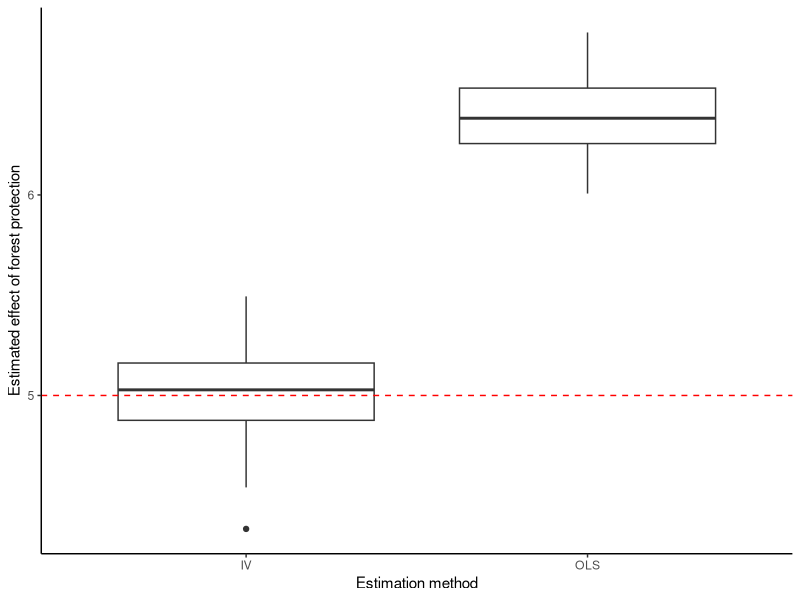
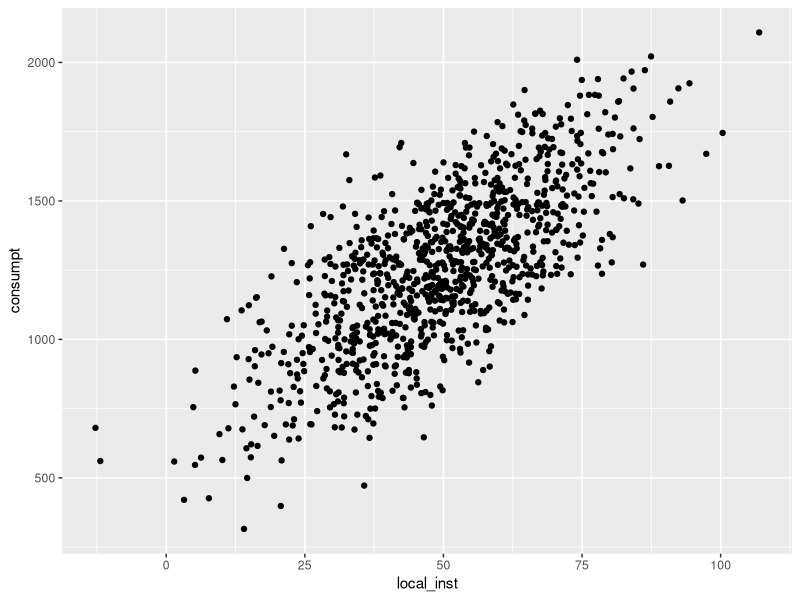

Write R code to recreate these figures, in order.
## ---- chunk 1
knitr::opts_chunk$set(echo = TRUE)

### Install package if you need to
# install.packages("AER",
#                  repos = "http://cran.us.r-project.org")

### Load required libraries
library(AER)
library(tidyverse)
## ---- chunk 2
### Write function to simulate a dataset
simulate_data <- function(){
  
  ## Create data variables within data.frame
  
  ## Make a column for observation ID
  df <- data.frame(id = seq(1, 1000), # ID is just a sequence from 1 to 1000
                   
                   ## Columns for covariates
                   slope = runif(1000, min = 50, max = 100), # Here we are generating random numbers for slow between 50 and 100 
                   elevation = runif(1000, min = 150, max = 185),
                   dist_cities = runif(1000, min = 0, max = 250),
                   
                   ## Unobserved variable
                   local_inst = rnorm(1000, mean = 49, sd = 17),
                   
                   ## A column for the error term
                   error = rnorm(1000, mean = 0, sd = 5),
                   
                   ### The instrumental variable
                   dist_tributary = rnorm(1000, mean = 400, sd = 140))
  
  
  ### Add columns for treatment (level of forest protection) and response (monthly household consumption)
  df <- df %>%
  ### Add column for the treatment variable, related to the IV
    mutate(forest_protect = 0.2*dist_tributary + 0.4*local_inst +
             rnorm(100, 0, 1)) %>%
  
  ### Add column for the outcome variable
    mutate(consumpt = 5*forest_protect + 
             0.07*slope + 0.05*elevation + 2*dist_cities + 
             10*local_inst + error)
  return(df)  
}
## ---- chunk 3
### Write a function to generate data and analyze using OLS 
ols_fun = function(){
  
  ## Simulate the dataset
  data <- simulate_data()
  
  ## Run OLS
  ols <- lm(consumpt ~ forest_protect + slope + elevation + 
              dist_cities, data = data)
  
  ## Extract model coefficients and standard error
  protect_coeff <- coef(summary(ols))["forest_protect", "Estimate"]
  protect_se <- coef(summary(ols))["forest_protect", "Std. Error"]
  list <- list(protect_coeff, protect_se)
}

### Apply the function on 1000 replicates
ols_sim <- replicate(100, ols_fun())

### Extract the model estimates
ols_protect_est <- unlist(ols_sim[1, ])

### Print mean, standard deviation, minimum, and maximum values for coefficient estimates
c(mean(ols_protect_est), sd(ols_protect_est), 
  min(ols_protect_est), max(ols_protect_est))

### Extract the standard deviations
ols_protect_sd <- unlist(ols_sim[2, ])

### Print mean, standard deviation, minimum, and maximum
### standard deviation of coefficient estimates
c(mean(ols_protect_sd), sd(ols_protect_sd), 
  min(ols_protect_sd), max(ols_protect_sd))
## ---- chunk 4
### Write a function to generate data and analyze using IV 
iv_tsls_fun = function(){
  
  ## Simulate the dataset
  data <- simulate_data()
  
  ## Step 1
  ## Regress the percent of protected forest on the other explanatory variables 
  ## and our instrumental variable
  tsls_step1 <- lm(forest_protect ~ slope + elevation + 
                       dist_cities + dist_tributary, data = data)
  
  ## Extract fitted values of the percent of protected forest
  pred_value <- fitted.values(tsls_step1)
  
  ## Step 2
  ## Regress our outcome of interest on the predicted value of the treatment + 
  ## the other explanatory variables
  tsls_step2 <- lm(consumpt ~ pred_value + slope + elevation + dist_cities, 
                   data = data)
  
  ## Extract model coefficients and standard error
  iv_coeff <- coef(summary(tsls_step2))["pred_value", "Estimate"]
  iv_se <- coef(summary(tsls_step2))["pred_value", "Std. Error"]
  list <- list(iv_coeff, iv_se)
}

### Apply the function on 100 replicates
iv_tsls_sim <- replicate(100, iv_tsls_fun())

### Extract the model estimates
iv_tsls_est <- unlist(iv_tsls_sim[1, ])

### Print mean, standard deviation, minimum, and maximum values for coefficient estimates
c(mean(iv_tsls_est), sd(iv_tsls_est), 
  min(iv_tsls_est), max(iv_tsls_est))

### Extract the standard deviations
iv_tsls_est_sd <- unlist(iv_tsls_sim[2, ])

### Print mean, standard deviation, minimum, and maximum standard deviation 
### of coefficient estimates
c(mean(iv_tsls_est_sd), sd(iv_tsls_est_sd), 
  min(iv_tsls_est_sd), max(iv_tsls_est_sd))
## ---- chunk 5
### Make single df of model estimates
both_methods <- cbind.data.frame(ols_protect_est,
                                 iv_tsls_est)

### Reshape the data
both_methods <- both_methods %>%
  gather(method, estimate, ols_protect_est:iv_tsls_est) %>%
  mutate(method_clean = ifelse(method == "ols_protect_est", "OLS", "IV"))

### Visualize distribution of estimates
ggplot(both_methods, aes(x = method_clean, y = estimate)) + 
  geom_boxplot() +
  theme_classic() +
  labs(y = "Estimated effect of forest protection",
       x = "Estimation method") +
  
  ## Add a horizontal line indicating the actual value of the effect
  geom_hline(yintercept = 5, 
             linetype = "dashed",
             color = "red")

# ggsave("method_comparison.png")
## ---- chunk 6
### Write a function to generate data and analyze using IV
iv_fun <- function(){
  
  ## Simulate the data
  data <- simulate_data()
  
  ## Run with IV 
  IVreg <- ivreg(consumpt ~ forest_protect + slope + 
                   elevation + dist_cities | dist_tributary + 
                   slope + elevation + dist_cities, data = data)
  
  ## Extract model coefficients and standard error
  protect_coeff <- coef(summary(IVreg))["forest_protect", "Estimate"]
  protect_se <- coef(summary(IVreg))["forest_protect", "Std. Error"]
  list <- list(protect_coeff,protect_se)
}

### Apply the IV function on 100 replicates
iv_sim <- replicate(100, iv_fun())

### Extract the model estimates
iv_protect_est <- unlist(iv_sim[1, ])

### Print mean, standard deviation, minimum, and maximum values for coefficient estimates
c(mean(iv_protect_est), sd(iv_protect_est), 
  min(iv_protect_est), max(iv_protect_est))

### Extract the standard deviations
iv_protect_sd <- unlist(iv_sim[2, ])

### Print mean, standard deviation, minimum, and maximum 
### standard deviation of coefficient estimates
c(mean(iv_protect_sd), sd(iv_protect_sd), 
  min(iv_protect_sd), max(iv_protect_sd))
## ---- chunk 7
### Simulate a dataset
data_for_iv <- simulate_data()

### Write the first stage of two stage procedure
first_stage <- lm(forest_protect ~ slope + elevation + 
                    dist_cities + dist_tributary,
                  data = data_for_iv)

### F test to see if the instrument explains enough of the explanatory variable
instr_ftest <- waldtest(first_stage, .~.-dist_tributary)
print(instr_ftest)


### visualize
data_for_iv %>%
  ggplot(aes(x = local_inst, y = consumpt)) + geom_point()
